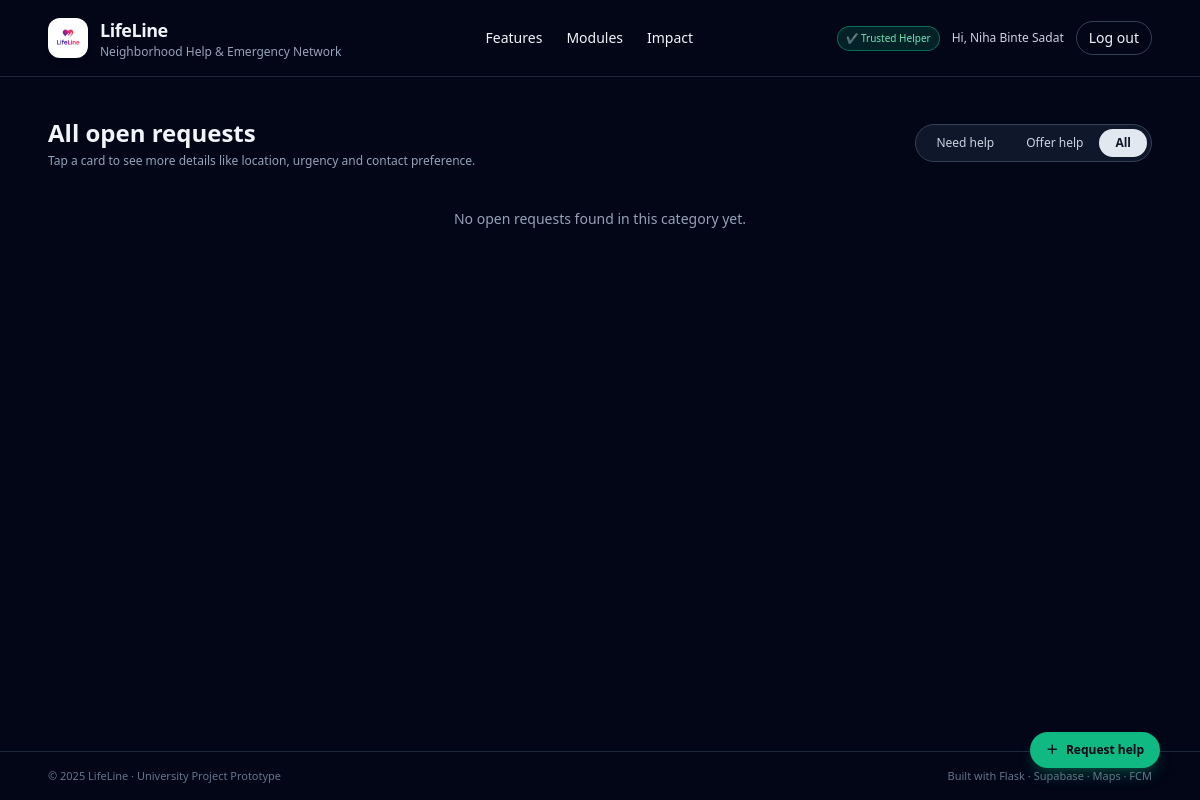
Before: /requests?mode=all (signed in) with the older database file.
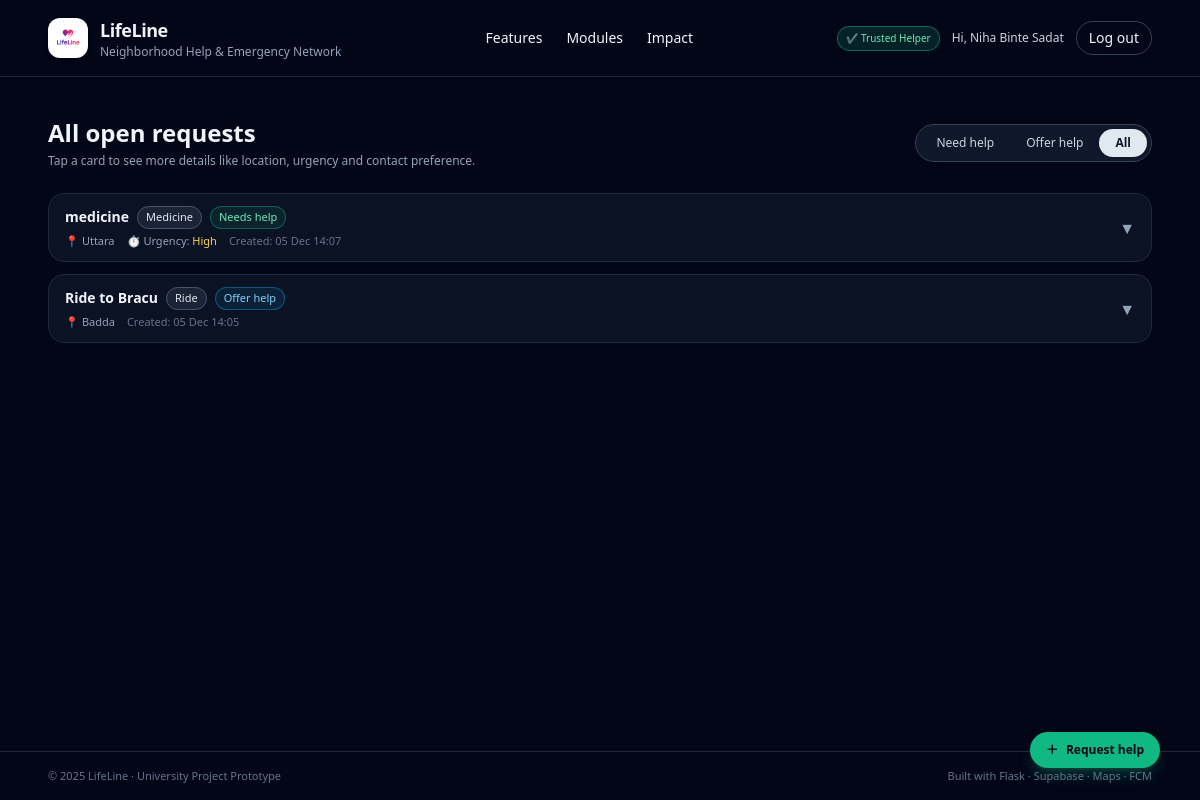
After: the same page with the newer database file.
### app.py (models this page shows, shortened)
class User(db.Model):
    id = db.Column(db.Integer, primary_key=True)
    email = db.Column(db.String(255), unique=True, nullable=False)
    name = db.Column(db.String(120), nullable=False)
    password_hash = db.Column(db.String(255), nullable=True)
    is_trusted_helper = db.Column(db.Boolean, default=False)
    govt_id_number = db.Column(db.String(50), nullable=True)
    firebase_uid = db.Column(db.String(255), unique=True, nullable=True)
    otp_code = db.Column(db.String(6), nullable=True)
    otp_expires_at = db.Column(db.DateTime, nullable=True)
    id_verification_status = db.Column(db.String(20), default="none")  # none/pending/approved/rejected
    id_document_note = db.Column(db.String(255), nullable=True)

class Request(db.Model):
    __tablename__ = "requests"
    id = db.Column(db.Integer, primary_key=True)
    user_id = db.Column(db.Integer, db.ForeignKey("user.id"), nullable=False)
    title = db.Column(db.String(255), nullable=False)
    category = db.Column(db.String(50), nullable=False)  # medicine, food, tutoring, repair, ride, ...
    description = db.Column(db.Text, nullable=True)
    lat = db.Column(db.Float, nullable=True)
    lng = db.Column(db.Float, nullable=True)
    area = db.Column(db.String(150), nullable=True)         # e.g. Mohammadpur, Iqbal Road
    landmark = db.Column(db.String(150), nullable=True)     # nearest mosque / school
    urgency = db.Column(db.String(50), nullable=True)       # low / normal / high / emergency
    time_window = db.Column(db.String(50), nullable=True)   # anytime_today / this_week / ...
    contact_method = db.Column(db.String(50), nullable=True)  # lifeline_chat / phone / ...
    contact_info = db.Column(db.String(100), nullable=True)   # phone / WhatsApp etc.
    is_offer = db.Column(db.Boolean, default=False)        # false = Need Help, true = Offering Help
    radius_pref = db.Column(db.String(50), nullable=True)  # e.g. "2" (km)
    frequency = db.Column(db.String(50), nullable=True)    # one_time / few_times_week / daily
    image_url = db.Column(db.String(300), nullable=True)
    created_at = db.Column(db.DateTime, default=datetime.utcnow, nullable=False)
    expires_at = db.Column(db.DateTime, nullable=False)
    status = db.Column(db.String(20), default="open")  # open / claimed / closed
    user = db.relationship("User", backref="requests")

### app.py (the view)
@app.route("/requests")
@login_required
def list_requests():
    now = datetime.utcnow()
    mode = request.args.get("mode", "need")  # default: show need-help posts
    q = Request.query.filter(
        Request.expires_at > now,
        Request.status == "open",
    )
    if mode == "offer":
        q = q.filter(Request.is_offer == True)  # noqa: E712
    elif mode == "need":
        q = q.filter(Request.is_offer == False)  # noqa: E712
    requests_list = q.order_by(Request.created_at.desc()).all()
    return render_template(
        "list_requests.html",
        requests=requests_list,
        mode=mode,
    )

### app.py (called while the page is built)
def current_user():
    if "user_id" in session:
        return User.query.get(session["user_id"])
    return None

def login_required(view_func):
    from functools import wraps
    @wraps(view_func)
    def wrapper(*args, **kwargs):
        if "user_id" not in session:
            next_url = request.path
            return redirect(url_for("login", next=next_url))
        return view_func(*args, **kwargs)
    return wrapper

@app.context_processor
def inject_user():
    translation_enabled = False
    if globals().get('gcloud_translate_client'):
        translation_enabled = True
    elif globals().get('gt_translator'):
        translation_enabled = True
    return dict(current_user=current_user(), translation_enabled=translation_enabled)

### templates/list_requests.html (shortened to what this page needs)
{% extends "base.html" %}
{% block content %}
<div class="w-full max-w-6xl mx-auto px-6 py-10">
  <div class="flex flex-col md:flex-row md:items-center md:justify-between gap-4 mb-6">
    <div>
      <h2 class="text-2xl font-bold text-slate-100">
        {% if mode == 'offer' %}
          People offering help nearby
        {% elif mode == 'all' %}
          All open requests
        {% else %}
          People who need help
        {% endif %}
      </h2>
      <p class="text-xs text-slate-400 mt-1">
        Tap a card to see more details like location, urgency and contact preference.
      </p>
    </div>
    <div class="inline-flex rounded-full bg-slate-900 border border-slate-700 p-1 text-xs">
      <a href="{{ url_for('list_requests', mode='need') }}"
         class="px-4 py-1.5 rounded-full transition
         {% if mode == 'need' %}bg-emerald-500 text-slate-950 font-semibold{% else %}text-slate-300 hover:bg-slate-800{% endif %}">
        Need help
      </a>
      <a href="{{ url_for('list_requests', mode='offer') }}"
         class="px-4 py-1.5 rounded-full transition
         {% if mode == 'offer' %}bg-sky-500 text-slate-950 font-semibold{% else %}text-slate-300 hover:bg-slate-800{% endif %}">
        Offer help
      </a>
      <a href="{{ url_for('list_requests', mode='all') }}"
         class="px-4 py-1.5 rounded-full transition
         {% if mode == 'all' %}bg-slate-200 text-slate-900 font-semibold{% else %}text-slate-300 hover:bg-slate-800{% endif %}">
        All
      </a>
    </div>
  </div>
  {% if requests %}
  <div class="space-y-3">
    {% for r in requests %}
    <div class="rounded-2xl border border-slate-800 bg-slate-900/70 overflow-hidden">
      <button type="button"
              class="w-full flex items-center justify-between px-4 py-3 text-left hover:bg-slate-900/90 transition"
              onclick="toggleDetails('{{ r.id }}')">
        <div class="flex-1 min-w-0">
          <div class="flex flex-wrap items-center gap-2">
            <p class="font-semibold text-sm text-slate-100 truncate">
              {{ r.title }}
            </p>
            <span class="text-[11px] px-2 py-0.5 rounded-full
                         border border-slate-600 text-slate-200 bg-slate-800/80">
              {{ r.category|capitalize }}
            </span>
            {% if r.is_offer %}
            <span class="text-[11px] px-2 py-0.5 rounded-full bg-sky-500/10 text-sky-300 border border-sky-500/40">
              Offer help
            </span>
            {% else %}
            <span class="text-[11px] px-2 py-0.5 rounded-full bg-emerald-500/10 text-emerald-300 border border-emerald-500/40">
              Needs help
            </span>
            {% endif %}
          </div>
          <div class="mt-1 flex flex-wrap items-center gap-x-3 gap-y-1 text-[11px] text-slate-400">
            {% if r.area %}
            <span>📍 {{ r.area }}</span>
            {% endif %}
            {% if r.urgency %}
            <span>
              ⏱️ Urgency:
              <span class="
                {% if r.urgency == 'emergency' %}text-rose-400{% elif r.urgency == 'high' %}text-amber-300
                {% elif r.urgency == 'normal' %}text-sky-300{% else %}text-emerald-300{% endif %}">
                {{ r.urgency|capitalize }}
              </span>
            </span>
            {% endif %}
            <span class="text-slate-500">
              Created: {{ r.created_at.strftime('%d %b %H:%M') }}
            </span>
          </div>
        </div>
        <div class="ml-3">
          <span id="icon-{{ r.id }}" data-icon
                class="inline-block transition-transform duration-150 text-slate-400">
            ▼
          </span>
        </div>
      </button>
    </div>
    {% endfor %}
  </div>
  {% else %}
  <div class="mt-10 text-center text-sm text-slate-400">
    No open requests found in this category yet.
  </div>
  {% endif %}
</div>
{% if mode == 'offer' %}
  {% set fab_label = "Offer help" %}
  {% set fab_href = url_for('can_help') %}
{% else %}
  {% set fab_label = "Request help" %}
  {% set fab_href = url_for('need_help') %}
{% endif %}
<a href="{{ fab_href }}"
   class="fixed bottom-6 right-6 md:bottom-8 md:right-10 z-20 inline-flex items-center gap-2
          px-4 py-2.5 rounded-full shadow-lg shadow-emerald-500/25
          bg-emerald-500 hover:bg-emerald-400 text-slate-950 text-xs font-semibold transition">
  <span>＋</span>
  <span>{{ fab_label }}</span>
</a>
{% endblock %}

### templates/base.html (shortened to what this page needs)
<!DOCTYPE html>
<html lang="en">
  <head>
    <script src="https://cdn.tailwindcss.com"></script>
    <link
      rel="stylesheet"
      href="{{ url_for('static', filename='css/main.css') }}"
    />
  </head>
  <body class="bg-slate-950 text-slate-100 min-h-screen flex flex-col">
    <header class="w-full border-b border-slate-800">
      <nav class="w-full px-6 md:px-12 py-4 flex items-center justify-between">
        <a
          href="{{ url_for('home') }}"
          class="flex items-center gap-3 hover:opacity-80 transition"
        >
          <div
            class="h-10 w-10 rounded-xl bg-white flex items-center justify-center shadow-md"
          >
            <img
              src="{{ url_for('static', filename='images/lifeline_logo.png') }}"
              alt="LifeLine Logo"
              class="h-8 w-8 object-contain"
            />
          </div>
          <div>
            <h1 class="text-lg font-semibold tracking-tight">LifeLine</h1>
            <p class="text-xs text-slate-400">
              Neighborhood Help & Emergency Network
            </p>
          </div>
        </a>
        <div class="hidden md:flex items-center gap-6 text-sm">
          <a href="#features" class="hover:text-emerald-300 transition"
            >Features</a
          >
          <a href="#modules" class="hover:text-emerald-300 transition"
            >Modules</a
          >
          <a href="#impact" class="hover:text-emerald-300 transition">Impact</a>
        </div>
        <div class="flex items-center gap-3">
          {% if session.get('user_id') %}  {% if session.get('is_trusted_helper') %}
          <span
            class="text-[10px] px-2 py-1 rounded-full bg-emerald-600/20 text-emerald-300 border border-emerald-500/50 hidden md:inline"
          >
            ✔ Trusted Helper
          </span>
          {% endif %}
          <span class="hidden md:inline text-xs text-slate-300">
            Hi, {{ session.get('user_name') }}
          </span>
          <a
            href="{{ url_for('logout') }}"
            class="text-xs md:text-sm px-3 py-1.5 rounded-full border border-slate-700 hover:border-rose-400 hover:text-rose-300 transition"
          >
            Log out
          </a>
          {% endif %}
        </div>
      </nav>
    </header>
    <main class="flex-1 w-full">{% block content %}{% endblock %}</main>
    <footer class="border-t border-slate-800">
      <div
        class="w-full px-6 md:px-12 py-4 flex flex-col md:flex-row justify-between items-center gap-2 text-[11px] text-slate-500"
      >
        <p>© 2025 LifeLine · University Project Prototype</p>
        <p>Built with Flask · Supabase · Maps · FCM</p>
      </div>
    </footer>
  </body>
</html>

### static/css/main.css (style rules this page uses)
body { -webkit-font-smoothing: antialiased; }

Changed rows visible on the page:
added Request: title "medicine", category "Medicine", is_offer "Needs help", area "Uttara", urgency "High", created_at "05 Dec 14:07"
added Request: title "Ride to Bracu", category "Ride", is_offer "Offer help", area "Badda", created_at "05 Dec 14:05"
Other visible differences:
text no longer shown: "No open requests found in this category yet."
